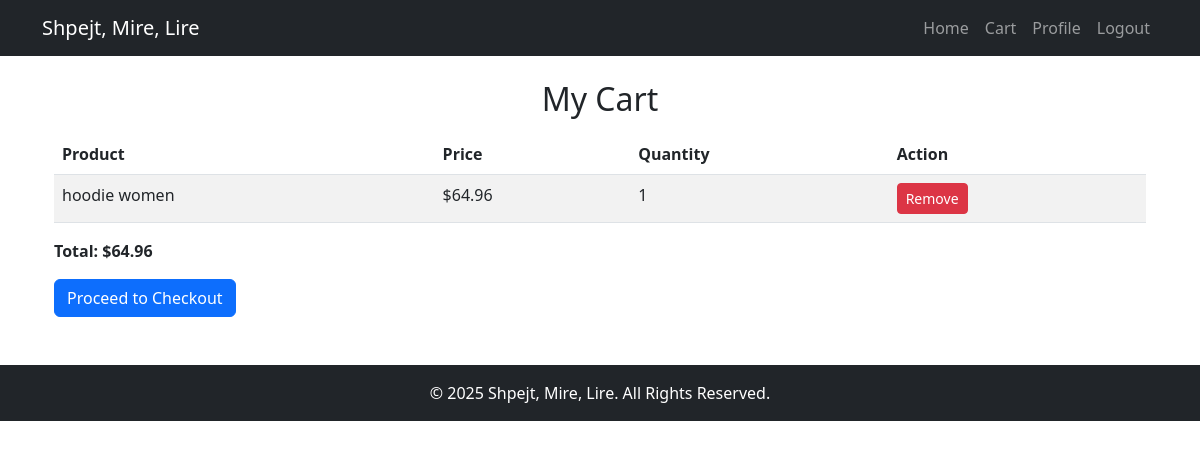
The app's page /cart/ (signed in), older data.
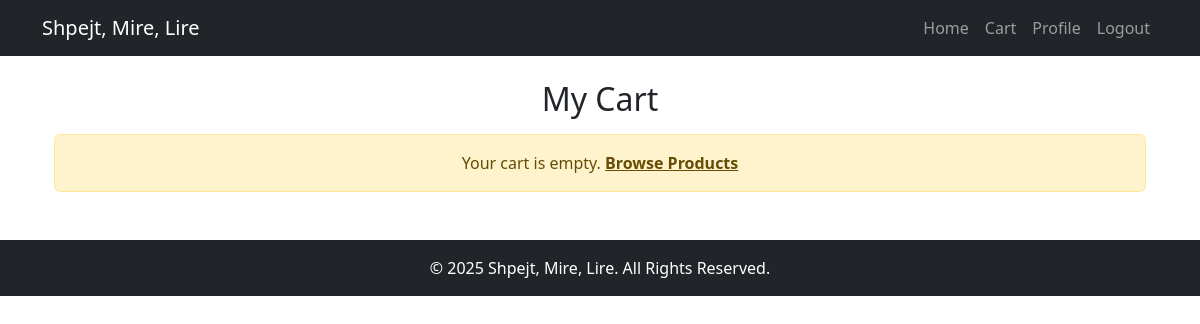
The same page, newer data.
### myapp/models.py (models this page shows, shortened)
class Cart(models.Model):
    user = models.ForeignKey(User, on_delete=models.CASCADE)
    product = models.ForeignKey(Product, on_delete=models.CASCADE)
    card = models.ForeignKey(Card, on_delete=models.CASCADE, null=True, blank=True)
    quantity = models.IntegerField(default=1)

class Product(models.Model):
    name = models.CharField(max_length=255)
    description = models.TextField()
    price = models.DecimalField(max_digits=10, decimal_places=2)
    category = models.ForeignKey(Category, on_delete=models.CASCADE)
    photo = models.ImageField(upload_to='photos/', null=True, blank=True)
    seller = models.ForeignKey(User, on_delete=models.CASCADE)
    is_sold = models.BooleanField(default=False)
    quantity = models.IntegerField()

### myapp/views.py (the view)
# urls.py: path('cart/', views.view_cart, name='cart'),
@login_required
def view_cart(request):
    cart_items = Cart.objects.filter(user=request.user)
    total_price = sum(item.product.price * item.quantity for item in cart_items)
    return render(request, 'cart.html', {'cart_items': cart_items, 'total_price': total_price})

### myapp/templates/cart.html (shortened to what this page needs)
{% extends 'base.html' %}
{% block content %}
<div class="container mt-4">
    <h2 class="mb-3 text-center">My Cart</h2>
    {% if cart_items %}
    <table class="table table-striped">
        <thead>
            <tr>
                <th>Product</th>
                <th>Price</th>
                <th>Quantity</th>
                <th>Action</th>
            </tr>
        </thead>
        <tbody>
            {% for item in cart_items %}
            <tr>
                <td>{{ item.product.name }}</td>
                <td>${{ item.product.price }}</td>
                <td>{{ item.quantity }}</td>
                <td>
                    <a href="{% url 'remove_from_cart' item.id %}" class="btn btn-danger btn-sm">Remove</a>
                </td>
            </tr>
            {% endfor %}
        </tbody>
    </table>
    <p class="fw-bold">Total: ${{ total_price }}</p>
    <form method="POST" action="{% url 'checkout' %}">
        <button type="submit" class="btn btn-primary">Proceed to Checkout</button>
    </form>
    {% else %}
    <div class="alert alert-warning text-center">
        Your cart is empty. <a href="{% url 'dashboard' %}" class="alert-link">Browse Products</a>
    </div>
    {% endif %}
</div>
{% endblock %}

Row changes from the older to the newer data that the page shows:
removed Cart: product.name "hoodie women", product.price "64.96", quantity "1"
Text that changed along with them:
{{ total_price }}: "64.96" → (not shown)
text no longer shown: "Product Price Quantity Action Total: $ Proceed to Checkout"
text now shown: "Your cart is empty. Browse Products"
